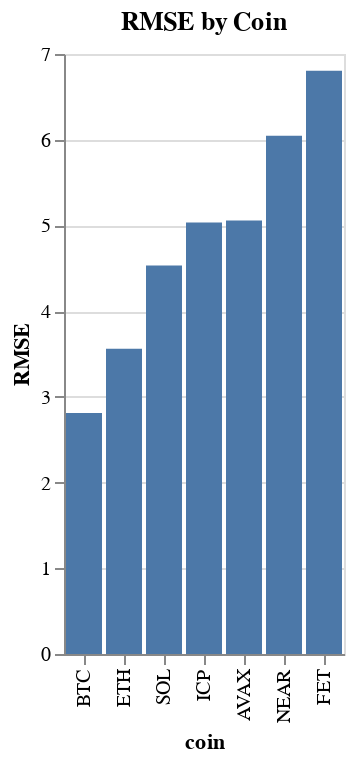

Notebook source saved alongside this figure:
### Code cell
import altair as alt

# Sort the DataFrame by RMSE in ascending order
everything_sorted = everything.sort_values('RMSE')

# Create the bar plot
alt.Chart(everything_sorted).mark_bar().encode(
    x=alt.X('coin', sort= 'y'),  # Sort x-axis (coins) by y-axis (RMSE)
    y='RMSE'
).properties(
    title='RMSE by Coin'  # Add a title to the chart
)

### Figure 1 — Vega-Lite specification as saved in the notebook (floating-point values rounded to 4 significant figures)
{"config": {"view": {"continuousWidth": 300, "continuousHeight": 300}}, "data": {"name": "data-3823a8ada20a5a230223cd932432d5a5"}, "mark": {"type": "bar"}, "encoding": {"x": {"field": "coin", "sort": "y", "type": "nominal"}, "y": {"field": "RMSE", "type": "quantitative"}}, "title": "RMSE by Coin", "$schema": "https://vega.github.io/schema/vega-lite/v5.20.1.json", "datasets": {"data-3823a8ada20a5a230223cd932432d5a5": [{"coin": "BTC", "correlation": -0.6481, "RMSE": 2.811}, {"coin": "ETH", "correlation": -0.6051, "RMSE": 3.56}, {"coin": "SOL", "correlation": -0.5757, "RMSE": 4.532}, {"coin": "ICP", "correlation": -0.4852, "RMSE": 5.033}, {"coin": "AVAX", "correlation": -0.5535, "RMSE": 5.057}, {"coin": "NEAR", "correlation": -0.4876, "RMSE": 6.045}, {"coin": "FET", "correlation": -0.4402, "RMSE": 6.806}]}}
